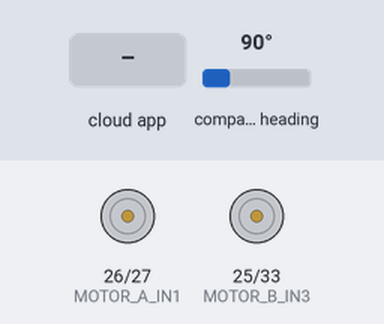
A sketch run on a simulated ESP32. Shown: motor-driver pin pairs drawn as motors (green arrow = first pin HIGH = forward, orange = second pin HIGH = backward, longer = more drive, scaled by the enable pin). The inputs (shaded band) are chosen by the test bench; at power-on: compass heading 90°. WiFi joins after 1.5 s; servers stay silent unless stated; the Firebase database answers and starts empty; what the sketch prints to the serial monitor is not drawn.

Above: at 2.7 s.
2.8 s: the phone or cloud app sets direction to forward
At 4.4 s:
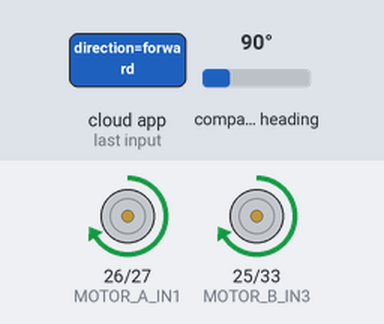
5.1 s: the phone or cloud app sets direction to left
At 6.0 s:
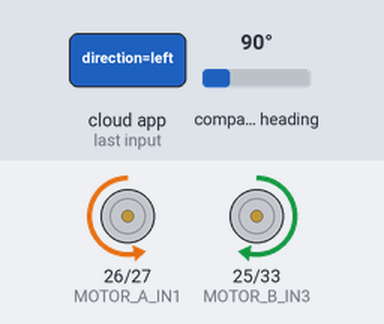
7.6 s: the phone or cloud app sets direction to right
At 8.0 s:
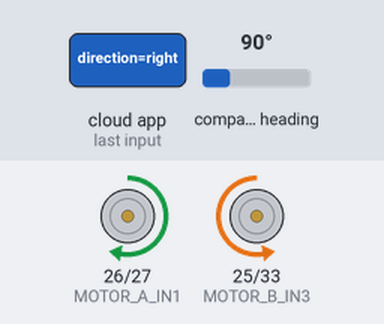
9.6 s: the phone or cloud app sets direction to stopped
At 10.2 s:
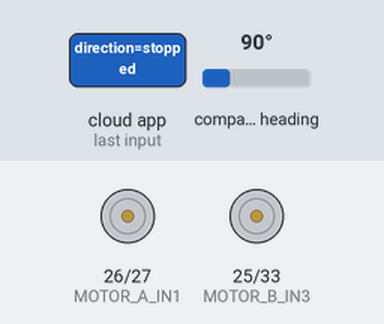
Timing chart, 0 to 12.1 s (numbered marks = the images above; inputs shaded):
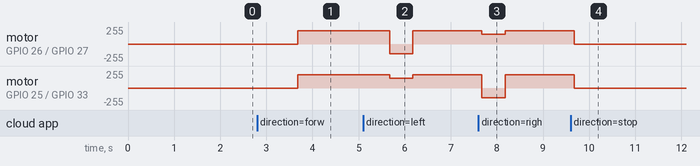

Measured:
- after the input at 2.8 s, motor on GPIO 26 (MOTOR_A_IN1) / GPIO 27 (MOTOR_A_IN2), motor on GPIO 25 (MOTOR_B_IN3) / GPIO 33 (MOTOR_B_IN4): stopped → forward 199/255 after 0.88 s
- after the input at 5.1 s, motor on GPIO 26 (MOTOR_A_IN1) / GPIO 27 (MOTOR_A_IN2): forward 199/255 → backward 149/255 after 0.58 s, → forward 199/255 0.50 s later; motor on GPIO 25 (MOTOR_B_IN3) / GPIO 33 (MOTOR_B_IN4): forward 199/255 → forward 149/255 after 0.58 s, → forward 199/255 0.50 s later
- after the input at 7.6 s, motor on GPIO 26 (MOTOR_A_IN1) / GPIO 27 (MOTOR_A_IN2): forward 199/255 → forward 149/255 after 0.08 s, → forward 199/255 0.50 s later; motor on GPIO 25 (MOTOR_B_IN3) / GPIO 33 (MOTOR_B_IN4): forward 199/255 → backward 149/255 after 0.08 s, → forward 199/255 0.50 s later
- after the input at 9.6 s, motor on GPIO 26 (MOTOR_A_IN1) / GPIO 27 (MOTOR_A_IN2), motor on GPIO 25 (MOTOR_B_IN3) / GPIO 33 (MOTOR_B_IN4): forward 199/255 → stopped after 0.08 s

The sketch:

ESP32_ROBOT_MOTORS.ino
```cpp
/*
 * ESP32 Robot Motor Controller with Firebase Navigation
 *
 * This code integrates with the Guiding Robot system to:
 * 1. Read navigation directions from Firebase (/devices/esp32B/navigation_direction)
 * 2. Control robot motors based on directions (forward, left, right, stopped)
 * 3. Read heading from magnetometer and update Firebase
 * 4. Provide autonomous navigation following Firebase commands
 *
 * Firebase Structure:
 * /devices/esp32B/navigation_direction/direction: "forward"|"left"|"right"|"stopped"|"arrived"
 * /devices/esp32B/heading: <degrees 0-360>
 */

#include <WiFi.h>
#include <Firebase_ESP_Client.h>
#include <Wire.h>
#include <Adafruit_Sensor.h>
#include <Adafruit_HMC5883_U.h>  // Magnetometer for heading

// Provide the token generation process info
#include "addons/TokenHelper.h"
// Provide the RTDB payload printing info and other helper functions
#include "addons/RTDBHelper.h"

// ===========================
// WiFi Credentials
// ===========================
#define WIFI_SSID "YOUR_WIFI_SSID"
#define WIFI_PASSWORD "YOUR_WIFI_PASSWORD"

// ===========================
// Firebase Configuration
// ===========================
#define API_KEY "AIzaSyD5FgSjod88Z0uVDWzJqZxkPHrOi9rB6ng"
#define DATABASE_URL "https://theguidingrobot-default-rtdb.asia-southeast1.firebasedatabase.app"

// Firebase objects
FirebaseData fbdo;
FirebaseAuth auth;
FirebaseConfig config;

// ===========================
// Motor Pin Configuration
// ===========================
// Left Motor (Motor A)
#define MOTOR_A_IN1 26  // Left motor direction pin 1
#define MOTOR_A_IN2 27  // Left motor direction pin 2
#define MOTOR_A_PWM 14  // Left motor speed (PWM)

// Right Motor (Motor B)
#define MOTOR_B_IN3 25  // Right motor direction pin 1
#define MOTOR_B_IN4 33  // Right motor direction pin 2
#define MOTOR_B_PWM 32  // Right motor speed (PWM)

// PWM Configuration
const int PWM_FREQ = 5000;      // 5 kHz PWM frequency
const int PWM_RESOLUTION = 8;   // 8-bit resolution (0-255)
const int PWM_CHANNEL_A = 0;    // PWM channel for motor A
const int PWM_CHANNEL_B = 1;    // PWM channel for motor B

// ===========================
// Motor Speed Settings
// ===========================
const int FORWARD_SPEED = 200;   // Speed when moving forward (0-255)
const int TURN_SPEED = 150;      // Speed when turning (0-255)
const int TURN_DURATION = 500;   // How long to turn (milliseconds)

// ===========================
// Magnetometer (HMC5883L)
// ===========================
Adafruit_HMC5883_Unified mag = Adafruit_HMC5883_Unified(12345);
float currentHeading = 0.0;

// ===========================
// Navigation Variables
// ===========================
String currentDirection = "stopped";
String previousDirection = "";
unsigned long lastDirectionCheck = 0;
const unsigned long DIRECTION_CHECK_INTERVAL = 1000;  // Check Firebase every 1 second

unsigned long lastHeadingUpdate = 0;
const unsigned long HEADING_UPDATE_INTERVAL = 2000;   // Update heading every 2 seconds

bool signupOK = false;

// ===========================
// Function Declarations
// ===========================
void setupWiFi();
void setupFirebase();
void setupMotors();
void setupMagnetometer();
void readNavigationDirection();
void updateHeading();
void executeDirection(String direction);
void moveForward();
void turnLeft();
void turnRight();
void stopMotors();
float calculateHeading();

// ===========================
// SETUP
// ===========================
void setup() {
  Serial.begin(115200);
  Serial.println("🤖 ESP32 Robot Motor Controller Starting...");

  // Setup components
  setupWiFi();
  setupFirebase();
  setupMotors();
  setupMagnetometer();

  Serial.println("✅ ESP32 Robot Ready!");
  Serial.println("📡 Listening for navigation directions from Firebase...");
}

// ===========================
// MAIN LOOP
// ===========================
void loop() {
  unsigned long currentMillis = millis();

  // Check for new navigation directions from Firebase
  if (currentMillis - lastDirectionCheck >= DIRECTION_CHECK_INTERVAL) {
    lastDirectionCheck = currentMillis;
    readNavigationDirection();
  }

  // Update heading to Firebase
  if (currentMillis - lastHeadingUpdate >= HEADING_UPDATE_INTERVAL) {
    lastHeadingUpdate = currentMillis;
    updateHeading();
  }
}

// ===========================
// WiFi Setup
// ===========================
void setupWiFi() {
  Serial.print("📶 Connecting to WiFi");
  WiFi.begin(WIFI_SSID, WIFI_PASSWORD);

  int attempts = 0;
  while (WiFi.status() != WL_CONNECTED && attempts < 20) {
    delay(500);
    Serial.print(".");
    attempts++;
  }

  if (WiFi.status() == WL_CONNECTED) {
    Serial.println("\n✅ WiFi Connected!");
    Serial.print("📍 IP Address: ");
    Serial.println(WiFi.localIP());
  } else {
    Serial.println("\n❌ WiFi Connection Failed!");
  }
}

// ===========================
// Firebase Setup
// ===========================
void setupFirebase() {
  Serial.println("🔥 Setting up Firebase...");

  // Assign the api key
  config.api_key = API_KEY;

  // Assign the RTDB URL
  config.database_url = DATABASE_URL;

  // Sign up (anonymous)
  if (Firebase.signUp(&config, &auth, "", "")) {
    Serial.println("✅ Firebase Authentication OK");
    signupOK = true;
  } else {
    Serial.printf("❌ Firebase signup error: %s\n", config.signer.signupError.message.c_str());
  }

  // Assign the callback function for the long running token generation task
  config.token_status_callback = tokenStatusCallback;

  Firebase.begin(&config, &auth);
  Firebase.reconnectWiFi(true);

  Serial.println("✅ Firebase Ready!");
}

// ===========================
// Motor Setup
// ===========================
void setupMotors() {
  Serial.println("🔧 Setting up motors...");

  // Configure motor pins as outputs
  pinMode(MOTOR_A_IN1, OUTPUT);
  pinMode(MOTOR_A_IN2, OUTPUT);
  pinMode(MOTOR_B_IN3, OUTPUT);
  pinMode(MOTOR_B_IN4, OUTPUT);

  // Setup PWM channels
  ledcSetup(PWM_CHANNEL_A, PWM_FREQ, PWM_RESOLUTION);
  ledcSetup(PWM_CHANNEL_B, PWM_FREQ, PWM_RESOLUTION);

  // Attach PWM channels to pins
  ledcAttachPin(MOTOR_A_PWM, PWM_CHANNEL_A);
  ledcAttachPin(MOTOR_B_PWM, PWM_CHANNEL_B);

  // Initialize motors in stopped state
  stopMotors();

  Serial.println("✅ Motors configured!");
}

// ===========================
// Magnetometer Setup
// ===========================
void setupMagnetometer() {
  Serial.println("🧭 Setting up magnetometer...");

  if (!mag.begin()) {
    Serial.println("⚠️ No HMC5883L magnetometer detected. Heading will be 0.");
    Serial.println("ℹ️  Robot will still work, but heading won't be accurate.");
  } else {
    Serial.println("✅ Magnetometer ready!");
  }
}

// ===========================
// Read Navigation Direction from Firebase
// ===========================
void readNavigationDirection() {
  if (Firebase.ready() && signupOK) {
    if (Firebase.RTDB.getString(&fbdo, "/devices/esp32B/navigation_direction/direction")) {
      if (fbdo.dataType() == "string") {
        currentDirection = fbdo.stringData();

        // Only execute if direction changed
        if (currentDirection != previousDirection) {
          Serial.print("🧭 New direction from Firebase: ");
          Serial.println(currentDirection);

          executeDirection(currentDirection);
          previousDirection = currentDirection;
        }
      }
    } else {
      // No direction set yet or error
      if (fbdo.httpCode() != 404) {  // Ignore "not found" errors
        Serial.print("⚠️ Firebase read error: ");
        Serial.println(fbdo.errorReason());
      }
    }
  }
}

// ===========================
// Update Heading to Firebase
// ===========================
void updateHeading() {
  currentHeading = calculateHeading();

  if (Firebase.ready() && signupOK) {
    if (Firebase.RTDB.setFloat(&fbdo, "/devices/esp32B/heading", currentHeading)) {
      Serial.print("🧭 Heading updated: ");
      Serial.print(currentHeading);
      Serial.println("°");
    } else {
      Serial.print("⚠️ Heading update failed: ");
      Serial.println(fbdo.errorReason());
    }
  }
}

// ===========================
// Calculate Heading from Magnetometer
// ===========================
float calculateHeading() {
  sensors_event_t event;
  mag.getEvent(&event);

  // Calculate heading from magnetometer
  float heading = atan2(event.magnetic.y, event.magnetic.x);

  // Convert to degrees
  float headingDegrees = heading * 180 / PI;

  // Normalize to 0-360
  if (headingDegrees < 0) {
    headingDegrees += 360;
  }

  return headingDegrees;
}

// ===========================
// Execute Navigation Direction
// ===========================
void executeDirection(String direction) {
  direction.toLowerCase();

  if (direction == "forward") {
    Serial.println("➡️ Moving FORWARD");
    moveForward();
  }
  else if (direction == "left") {
    Serial.println("⬅️ Turning LEFT");
    turnLeft();
  }
  else if (direction == "right") {
    Serial.println("➡️ Turning RIGHT");
    turnRight();
  }
  else if (direction == "stopped" || direction == "arrived") {
    Serial.println("🛑 STOPPING");
    stopMotors();
  }
  else {
    Serial.print("⚠️ Unknown direction: ");
    Serial.println(direction);
    stopMotors();
  }
}

// ===========================
// Move Forward
// ===========================
void moveForward() {
  // Left motor forward
  digitalWrite(MOTOR_A_IN1, HIGH);
  digitalWrite(MOTOR_A_IN2, LOW);
  ledcWrite(PWM_CHANNEL_A, FORWARD_SPEED);

  // Right motor forward
  digitalWrite(MOTOR_B_IN3, HIGH);
  digitalWrite(MOTOR_B_IN4, LOW);
  ledcWrite(PWM_CHANNEL_B, FORWARD_SPEED);
}

// ===========================
// Turn Left
// ===========================
void turnLeft() {
  // Left motor backward (slower)
  digitalWrite(MOTOR_A_IN1, LOW);
  digitalWrite(MOTOR_A_IN2, HIGH);
  ledcWrite(PWM_CHANNEL_A, TURN_SPEED);

  // Right motor forward
  digitalWrite(MOTOR_B_IN3, HIGH);
  digitalWrite(MOTOR_B_IN4, LOW);
  ledcWrite(PWM_CHANNEL_B, TURN_SPEED);

  // Turn for specified duration then go forward
  delay(TURN_DURATION);
  moveForward();
}

// ===========================
// Turn Right
// ===========================
void turnRight() {
  // Left motor forward
  digitalWrite(MOTOR_A_IN1, HIGH);
  digitalWrite(MOTOR_A_IN2, LOW);
  ledcWrite(PWM_CHANNEL_A, TURN_SPEED);

  // Right motor backward (slower)
  digitalWrite(MOTOR_B_IN3, LOW);
  digitalWrite(MOTOR_B_IN4, HIGH);
  ledcWrite(PWM_CHANNEL_B, TURN_SPEED);

  // Turn for specified duration then go forward
  delay(TURN_DURATION);
  moveForward();
}

// ===========================
// Stop Motors
// ===========================
void stopMotors() {
  // Stop left motor
  digitalWrite(MOTOR_A_IN1, LOW);
  digitalWrite(MOTOR_A_IN2, LOW);
  ledcWrite(PWM_CHANNEL_A, 0);

  // Stop right motor
  digitalWrite(MOTOR_B_IN3, LOW);
  digitalWrite(MOTOR_B_IN4, LOW);
  ledcWrite(PWM_CHANNEL_B, 0);
}
```
